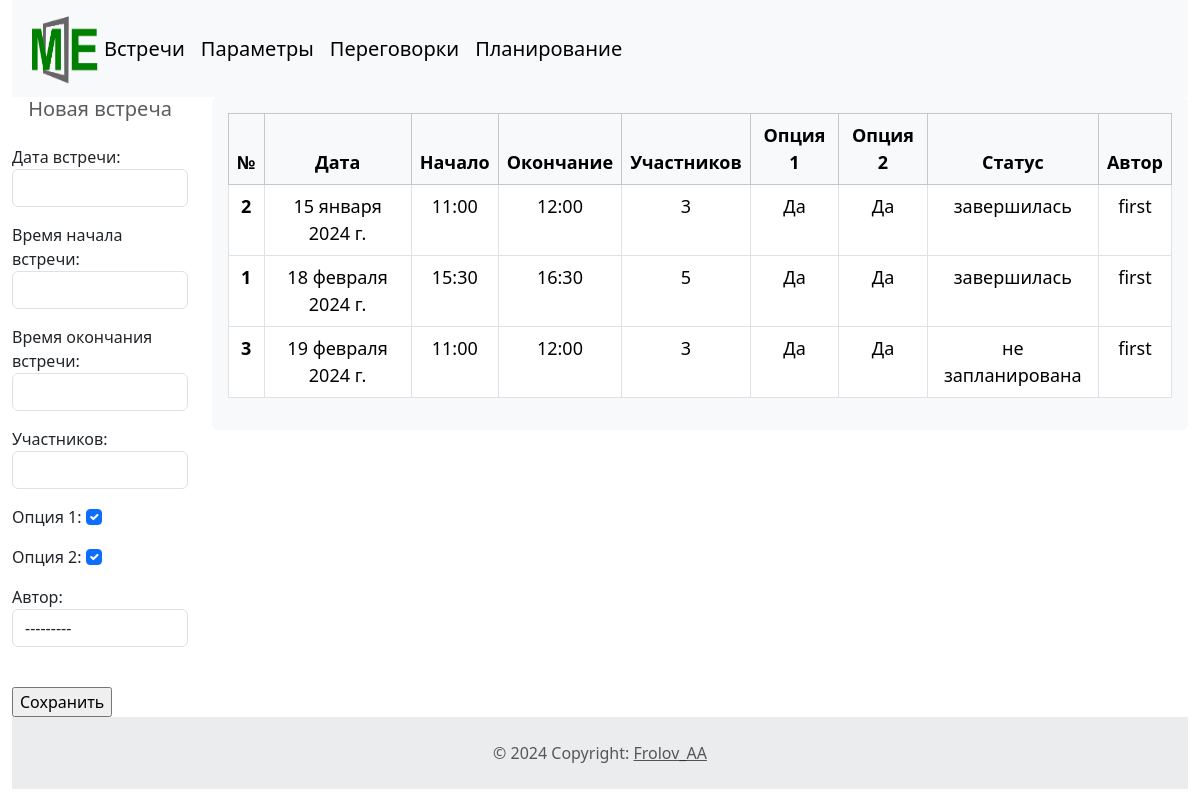
The app's page /, older data.
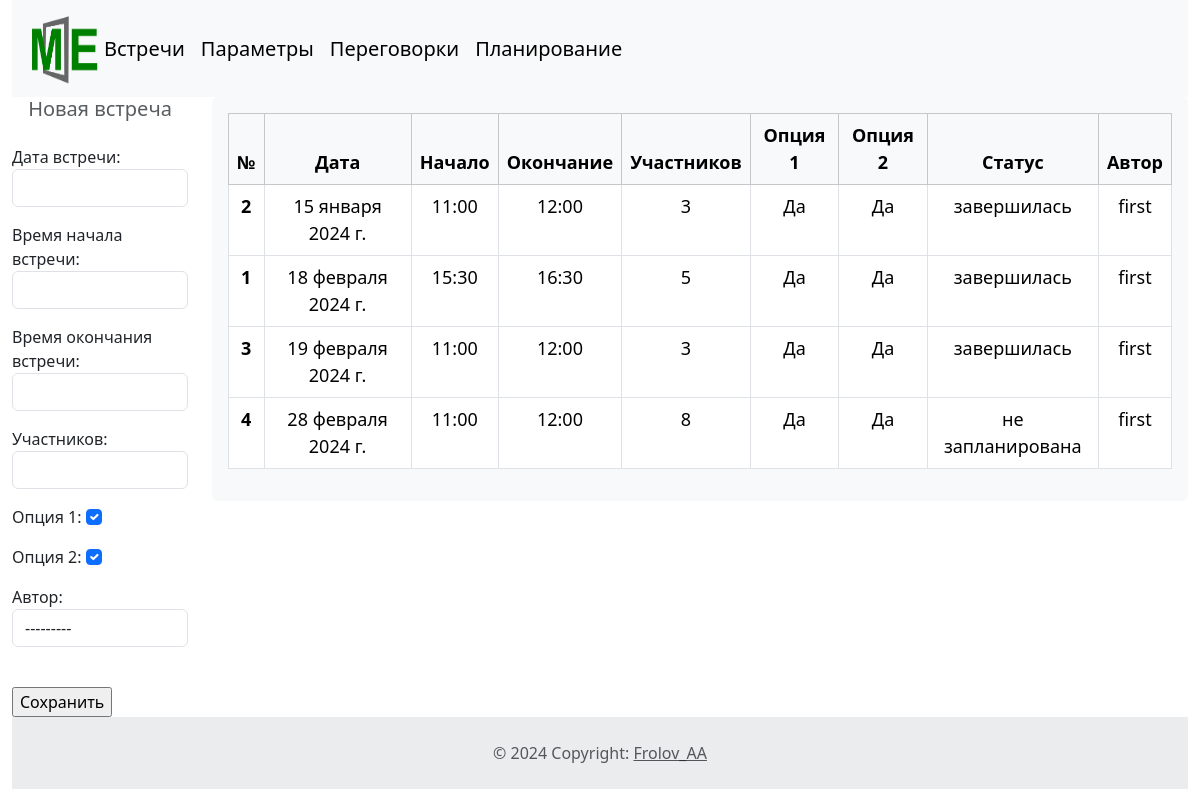
The same page, newer data.
### meetplan/models.py (models this page shows, shortened)
class Meeting(models.Model):
    date_meet = models.DateField(verbose_name="Дата встречи")
    time_start = models.TimeField(verbose_name="Время начала встречи")
    time_end = models.TimeField(verbose_name="Время окончания встречи")
    quantity = models.IntegerField(verbose_name="Участников")
    option1 = models.BooleanField(default=0, verbose_name="Опция 1")
    option2 = models.BooleanField(default=0, verbose_name="Опция 2")
    status = models.IntegerField(default=0, verbose_name="Статус")
    user = models.ForeignKey(User, on_delete=models.CASCADE, verbose_name="Автор")
    class Meta:
        verbose_name = 'Встреча'
        verbose_name_plural = 'Встречи'
        ordering = ['date_meet', 'time_start', 'status']

class User(models.Model):
    name = models.CharField(max_length=50, verbose_name="Имя пользователя")
    email = models.EmailField(null=False, verbose_name="e-mail")
    create_date = models.DateTimeField(auto_now_add=True,  verbose_name="Дата регистрации")
    class Meta:
        verbose_name = 'Пользователь'
        verbose_name_plural = 'Пользователи'
        ordering = ['create_date', 'name']
    def __str__(self):
        return self.name

### meetplan/views.py (the view)
# urls.py: path('', views.meet, name='meet'),
def meet(request):
    if request.method == "POST":
        form = MeetForm(request.POST)
        if form.is_valid():
            form.save()
            return redirect('meet')
    else:
        form = MeetForm()
    meets = Meeting.objects.all().order_by('date_meet', 'time_start')
    context = {
        'meets': meets,
        'form': form
    }
    return render(request, './meet.html', context)

### meetplan/forms.py
class MeetForm (forms.ModelForm):
    class Meta:
        model = Meeting
        fields = ['date_meet', "time_start", "time_end", "quantity", "option1", "option2", "user"]
        widgets = {
            "date_meet": forms.DateInput(attrs={'class': 'form-control'}),
            "time_start": forms.TimeInput(attrs={'class': 'form-control'}),
            "time_end": forms.TimeInput(attrs={'class': 'form-control'}),
            "quantity": forms.NumberInput(attrs={'class': 'form-control'}),
            "option1": forms.CheckboxInput(attrs={'class': 'form-check-input'}),
            "option2": forms.CheckboxInput(attrs={'class': 'form-check-input'}),
            "user": forms.Select(attrs={'class': 'form-control'})
        }

### meetplan/templates/meet.html (shortened to what this page needs)
<!doctype html>
{% load static %}
<html lang="en">
<head>
    <link href="https://cdn.jsdelivr.net/npm/bootstrap@5.3.2/dist/css/bootstrap.min.css" rel="stylesheet"
>
    <link href="{% static 'css/styles.css' %}" rel="stylesheet">
</head>
<body>
<div class="container-fluid">
    {% include 'inc/navbar.html' %}
    <div class="row align-items-start">
        <div class="col-xl-2">
            <form method="POST" novalidate>
                <h5 class="card-subtitle text-body-secondary text-center">Новая встреча</h5>
                <br>
                    {{ form.as_p }}
                <br>
                <input type="submit" value="Сохранить">
                <br>
            </form>
        </div>
        <div class="col-xl-10">
            <div data-bs-spy="scroll" data-bs-target="#navbar-example2" data-bs-root-margin="0px 0px -40%" data-bs-smooth-scroll="true" class="scrollspy-example bg-body-tertiary p-3 rounded-2" tabindex="0">
            <table class="table table-bordered ">
                <thead class="table table-light">
                <tr>
                    <th scope="col">№</th>
                    <th scope="col">Дата</th>
                    <th scope="col">Начало</th>
                    <th scope="col">Окончание</th>
                    <th scope="col">Участников</th>
                    <th scope="col">Опция 1</th>
                    <th scope="col">Опция 2</th>
                    <th scope="col">Статус</th>
                    <th scope="col">Автор</th>
                </tr>
                </thead>
                <tbody>
                {% for item in meets %}
                <tr>
                    <th scope="row">{{ item.pk }}</th>
                    <td>{{ item.date_meet }}</td>
                    <td>{{ item.time_start }}</td>
                    <td>{{ item.time_end }}</td>
                    <td>{{ item.quantity }}</td>
                    <td>{% if item.option1 %}
                        Да
                        {% else %}
                        Нет
                        {% endif %}
                    </td>
                    <td>{% if item.option2 %}
                        Да
                        {% else %}
                        Нет
                        {% endif %}
                    </td>
                    <td>{% if item.status == 0 %}
                        не запланирована
                        {% elif item.status == 1 %}
                        запланирована
                        {% elif item.status == 2 %}
                        время занято
                        {% elif item.status == 3 %}
                        измените параметры
                        {% elif item.status == 4 %}
                        завершилась
                        {% else %}
                        {{ item.status }}
                        {% endif %}
                    </td>
                    <td>{{ item.user }}</td>
                </tr>
                {% endfor %}
                </tbody>
            </table>
        </div>
          </div>
    </div>
    {% include 'inc/footer.html' %}
</div>
</body>
</html>

Row changes from the older to the newer data that the page shows:
changed Meeting "19 февраля 2024 г.": status "не запланирована" → "завершилась"
added Meeting: pk "4", date_meet "28 февраля 2024 г.", time_start "11:00", time_end "12:00", quantity "8", option1 "Да", option2 "Да", status "не запланирована", user "first"
